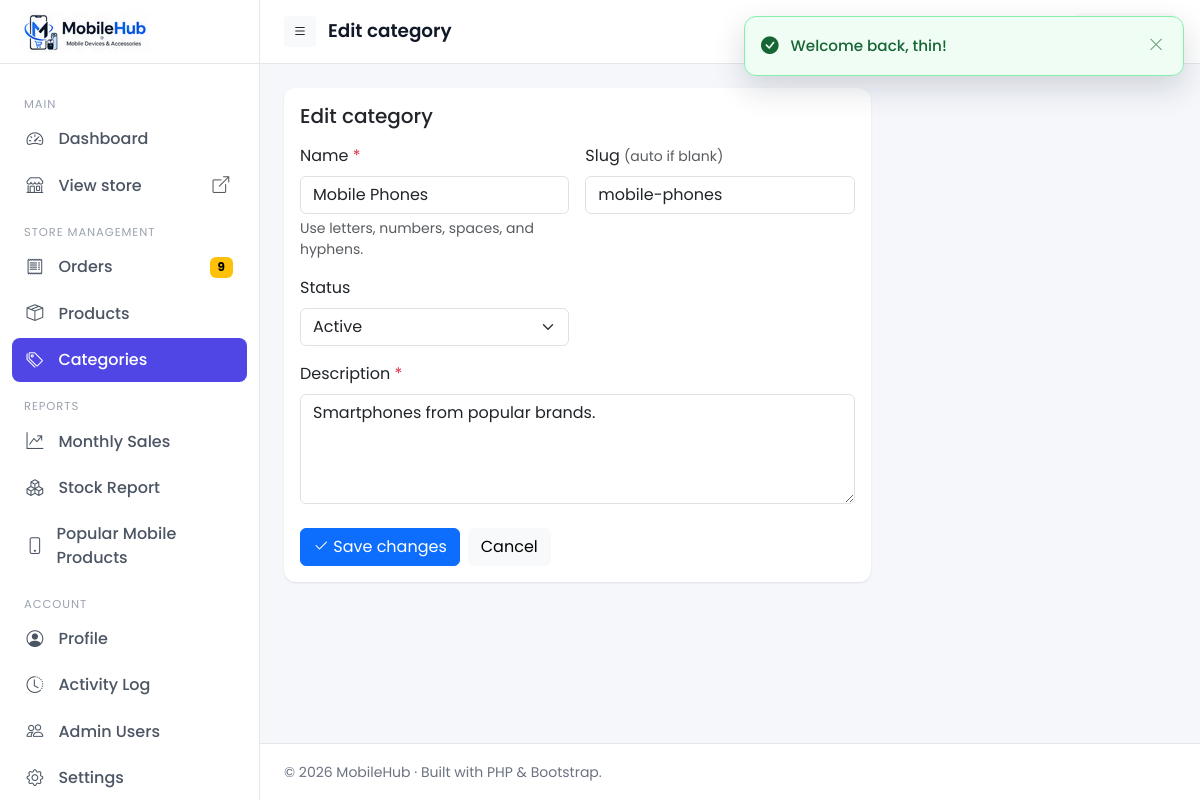
Screenshot of /admin/category_form.php?id=1 (signed in) with the database file from the repository.
### tables this page shows
CREATE TABLE `categories` (
  `id` int(10) UNSIGNED NOT NULL,
  `name` varchar(150) NOT NULL,
  `slug` varchar(160) NOT NULL,
  `description` text DEFAULT NULL,
  `status` enum('active','inactive') NOT NULL DEFAULT 'active',
  `created_at` datetime NOT NULL DEFAULT current_timestamp(),
  `updated_at` datetime NOT NULL DEFAULT current_timestamp() ON UPDATE current_timestamp()
);

### config/database.php (called while the page is built, shortened)
<?php
class Database
{
    private static ?PDO $instance = null;
    public static function getConnection(): PDO
    {
        if (self::$instance === null) {
            $dsn = sprintf(
                'mysql:host=%s;port=%s;dbname=%s;charset=%s',
                DB_HOST, DB_PORT, DB_NAME, DB_CHARSET
            );
            $options = [
                PDO::ATTR_ERRMODE            => PDO::ERRMODE_EXCEPTION,
                PDO::ATTR_DEFAULT_FETCH_MODE => PDO::FETCH_ASSOC,
                PDO::ATTR_EMULATE_PREPARES   => false,
            ];
            try {
                self::$instance = new PDO($dsn, DB_USER, DB_PASS, $options);
            } catch (PDOException $e) {
                if (APP_ENV === 'development') {
                    die('Database connection failed: ' . htmlspecialchars($e->getMessage()));
                }
                die('Database connection failed.');
            }
        }
        return self::$instance;
    }
}
function db(): PDO
{
    return Database::getConnection();
}

### includes/functions.php (called while the page is built, shortened)
<?php
require_once __DIR__ . '/../config/database.php';
function e(?string $value): string
{
    return htmlspecialchars((string)$value, ENT_QUOTES | ENT_SUBSTITUTE, 'UTF-8');
}
function admin_url(string $path = ''): string
{
    return ADMIN_URL . ltrim($path, '/');
}

### admin/category_form.php (the view, shortened to what this page needs)
<?php
$id        = (int)($_GET['id'] ?? 0);
$nameError = '';
$descriptionError = '';
$cat = ['id' => 0, 'name' => '', 'slug' => '', 'description' => '', 'status' => 'active'];
if ($id) {
    $stmt = db()->prepare('SELECT * FROM categories WHERE id = :id');
    $stmt->execute([':id' => $id]);
    if (!($cat = $stmt->fetch())) {
        flash('warning', 'Category not found.');
        admin_redirect('categories.php');
    }
}
include __DIR__ . '/includes/header.php';
?>
<div class="row">
  <div class="col-lg-8">
    <div class="card">
      <div class="card-body">
        <h5 class="card-title mb-3"><?= $id ? 'Edit category' : 'Add new category' ?></h5>
        <form method="post" autocomplete="off">
          <div class="row g-3">
            <div class="col-md-6">
              <label class="form-label" for="categoryName">Name <span class="text-danger">*</span></label>
              <input type="text" id="categoryName" name="name" class="form-control <?= $nameError !== '' ? 'is-invalid' : '' ?>"
                     value="<?= e($cat['name']) ?>" maxlength="100" required aria-describedby="categoryNameHelp<?= $nameError !== '' ? ' categoryNameError' : '' ?>">
              <div id="categoryNameHelp" class="form-text">Use letters, numbers, spaces, and hyphens.</div>
            </div>
            <div class="col-md-6">
              <label class="form-label">Slug <small class="text-muted">(auto if blank)</small></label>
              <input type="text" name="slug" class="form-control"
                     value="<?= e($cat['slug']) ?>" placeholder="auto-generated">
            </div>
            <div class="col-md-6">
              <label class="form-label">Status</label>
              <select name="status" class="form-select">
                <option value="active"   <?= $cat['status'] === 'active'   ? 'selected' : '' ?>>Active</option>
              </select>
            </div>
            <div class="col-12">
              <label class="form-label" for="categoryDescription">Description <span class="text-danger">*</span></label>
              <textarea id="categoryDescription" name="description" class="form-control <?= $descriptionError !== '' ? 'is-invalid' : '' ?>" rows="4" required<?= $descriptionError !== '' ? ' aria-describedby="categoryDescriptionError"' : '' ?>><?= e($cat['description'] ?? '') ?></textarea>
            </div>
          </div>
          <div class="mt-4 d-flex gap-2">
            <button class="btn btn-primary"><i class="bi bi-check2"></i>
              <?= $id ? 'Save changes' : 'Create category' ?></button>
            <a href="<?= e(admin_url('categories.php')) ?>" class="btn btn-light">Cancel</a>
          </div>
        </form>
      </div>
    </div>
  </div>
</div>
<?php include __DIR__ . '/includes/footer.php'; ?>

### assets/css/style.css (style rules this page uses)
:root { --sidebar-width: 260px; --topbar-height: 64px; --brand: #4f46e5; --brand-dark: #4338ca; --bg: #f5f7fb; --card-shadow: 0 1px 3px rgba(15, 23, 42, .06), 0 1px 2px rgba(15, 23, 42, .04); }
html, body { height: 100%; }
html, body { overflow-x: hidden; }
body { background: var(--bg); font-family: 'Poppins', -apple-system, BlinkMacSystemFont, "Segoe UI", Roboto, "Helvetica Neue", Arial, sans-serif; }
.card { border: 0; border-radius: .75rem; box-shadow: var(--card-shadow); }

### rows the page displays
categories: name "Mobile Phones", slug "mobile-phones", status "Active", description "Smartphones from popular brands."

### other values shown
$pendingCount "9"
$pageTitle "Edit category"
$f['message'] "Welcome back, thin!"
setting('site_name', APP_NAME) "MobileHub"
